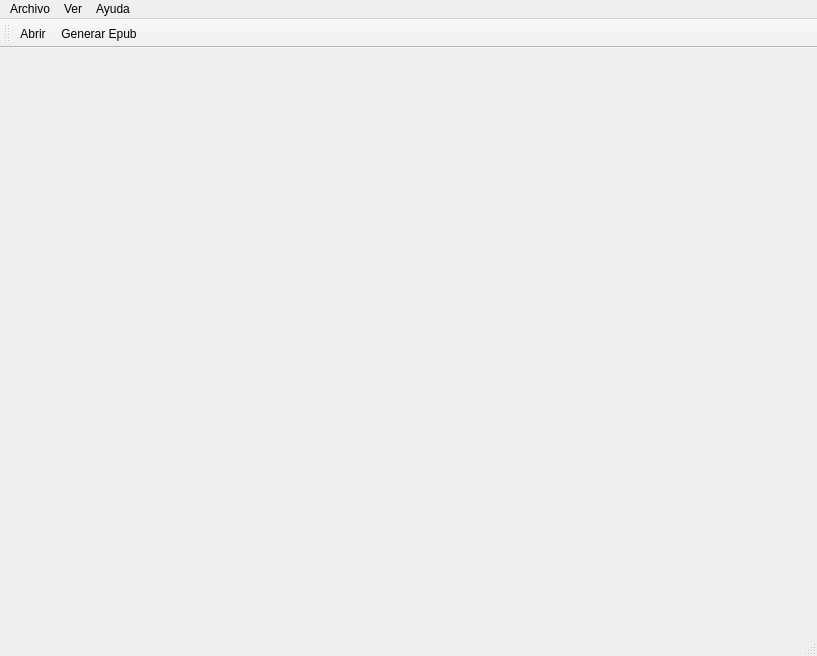
<?xml version="1.0" encoding="UTF-8"?>
<ui version="4.0">
 <class>MainWindow</class>
 <widget class="QMainWindow" name="MainWindow">
  <property name="geometry">
   <rect>
    <x>0</x>
    <y>0</y>
    <width>817</width>
    <height>656</height>
   </rect>
  </property>
  <property name="windowTitle">
   <string>MainWindow</string>
  </property>
  <widget class="QWidget" name="centralwidget">
   <layout class="QHBoxLayout" name="horizontalLayout">
    <property name="leftMargin">
     <number>6</number>
    </property>
    <property name="topMargin">
     <number>6</number>
    </property>
    <property name="rightMargin">
     <number>6</number>
    </property>
    <property name="bottomMargin">
     <number>0</number>
    </property>
    <item>
     <widget class="MetadataTabManager" name="metadataTabManager" native="true"/>
    </item>
   </layout>
  </widget>
  <widget class="QStatusBar" name="statusbar"/>
  <widget class="QToolBar" name="toolBar">
   <property name="windowTitle">
    <string>Barra de Herramientas</string>
   </property>
   <attribute name="toolBarArea">
    <enum>TopToolBarArea</enum>
   </attribute>
   <attribute name="toolBarBreak">
    <bool>false</bool>
   </attribute>
   <addaction name="openFileAction"/>
   <addaction name="generateEpubAction"/>
  </widget>
  <widget class="QMenuBar" name="menubar">
   <property name="geometry">
    <rect>
     <x>0</x>
     <y>0</y>
     <width>817</width>
     <height>21</height>
    </rect>
   </property>
   <widget class="QMenu" name="menuArchivo">
    <property name="title">
     <string>Archivo</string>
    </property>
    <addaction name="openFileAction"/>
    <addaction name="closeFileAction"/>
    <addaction name="generateEpubAction"/>
    <addaction name="separator"/>
    <addaction name="preferencesAction"/>
    <addaction name="separator"/>
    <addaction name="quitAction"/>
   </widget>
   <widget class="QMenu" name="menuVer">
    <property name="title">
     <string>Ver</string>
    </property>
    <addaction name="toggleToolBarAction"/>
   </widget>
   <widget class="QMenu" name="menuAyuda">
    <property name="title">
     <string>Ayuda</string>
    </property>
    <addaction name="aboutAction"/>
   </widget>
   <addaction name="menuArchivo"/>
   <addaction name="menuVer"/>
   <addaction name="menuAyuda"/>
  </widget>
  <action name="openFileAction">
   <property name="icon">
    <iconset resource="../resources/images/images.qrc">
     <normaloff>:/open.png</normaloff>:/open.png</iconset>
   </property>
   <property name="text">
    <string>Abrir</string>
   </property>
   <property name="toolTip">
    <string>Abrir Archivo</string>
   </property>
  </action>
  <action name="generateEpubAction">
   <property name="icon">
    <iconset resource="../resources/images/images.qrc">
     <normaloff>:/epub.png</normaloff>:/epub.png</iconset>
   </property>
   <property name="text">
    <string>Generar Epub</string>
   </property>
  </action>
  <action name="preferencesAction">
   <property name="text">
    <string>Preferencias</string>
   </property>
   <property name="menuRole">
    <enum>QAction::PreferencesRole</enum>
   </property>
  </action>
  <action name="quitAction">
   <property name="text">
    <string>Salir</string>
   </property>
   <property name="menuRole">
    <enum>QAction::QuitRole</enum>
   </property>
  </action>
  <action name="toggleToolBarAction">
   <property name="checkable">
    <bool>true</bool>
   </property>
   <property name="text">
    <string>Barra de Herramientas</string>
   </property>
  </action>
  <action name="aboutAction">
   <property name="text">
    <string>Acerca de...</string>
   </property>
   <property name="menuRole">
    <enum>QAction::AboutRole</enum>
   </property>
  </action>
  <action name="closeFileAction">
   <property name="enabled">
    <bool>false</bool>
   </property>
   <property name="text">
    <string>Cerrar</string>
   </property>
  </action>
 </widget>
 <customwidgets>
  <customwidget>
   <class>MetadataTabManager</class>
   <extends>QWidget</extends>
   <header>epubcreator.gui.metadata_tab_manager</header>
   <container>1</container>
  </customwidget>
 </customwidgets>
 <resources>
  <include location="../resources/images/images.qrc"/>
 </resources>
 <connections/>
</ui>
